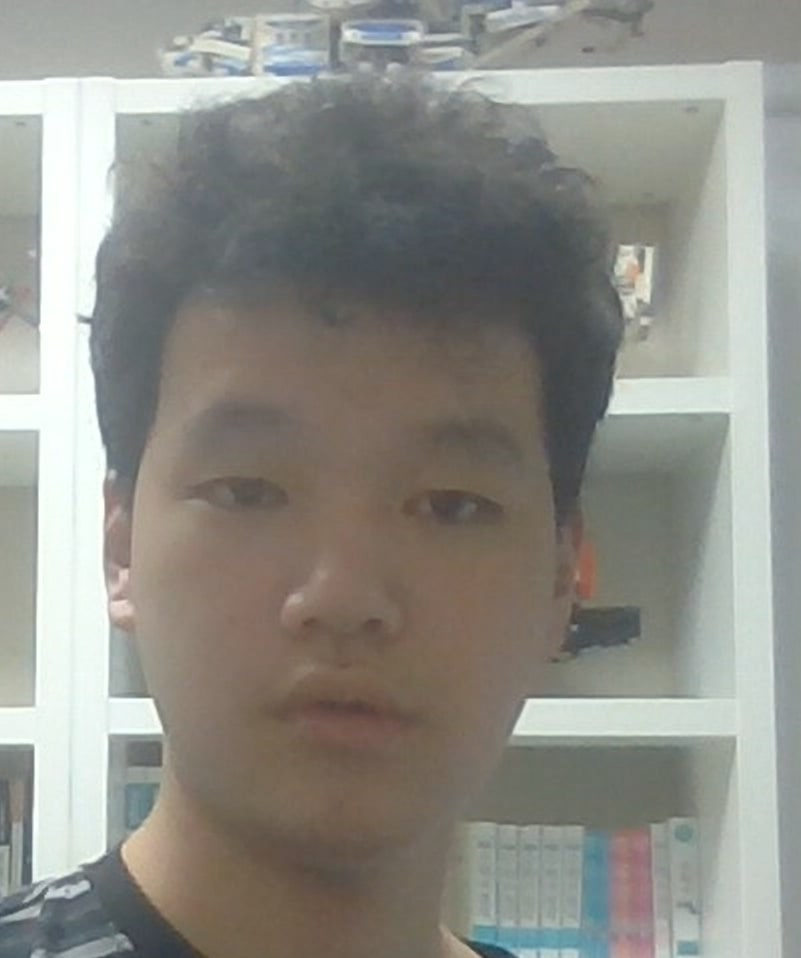
#> input picture target.jpg, 801 x 958 px, given in place of input.mp4, which was not available
$ python main_legacy_v2.py
#> lines starting #> are read from the running program, lines starting #| are printed output that depends on the picture; pictures that were not available may be replaced by others from this repository, and a replacement may not be noted
import cv2

# ==============================
# 얼굴 인식 모델 로드
# ==============================
face_cascade = cv2.CascadeClassifier(
    "haarcascade_frontalface_default.xml"
)

# ==============================
# 입력 / 출력 영상
# ==============================
input_video = "input.mp4"
output_video = "output_blur.mp4"

cap = cv2.VideoCapture(input_video)

width  = int(cap.get(cv2.CAP_PROP_FRAME_WIDTH))
height = int(cap.get(cv2.CAP_PROP_FRAME_HEIGHT))
fps    = cap.get(cv2.CAP_PROP_FPS)

fourcc = cv2.VideoWriter_fourcc(*"mp4v")
out = cv2.VideoWriter(output_video, fourcc, fps, (width, height))

# ==============================
# 🔥 [개선 1] 얼굴 캐시 (프레임 유지)
# ==============================
last_faces = []        # 이전 프레임에서 인식된 얼굴
FACE_MEMORY = 10       # 인식 실패해도 유지할 프레임 수
memory_counter = 0

while cap.isOpened():
    ret, frame = cap.read()
#> frame is the input picture: shape (958, 801, 3); mean B, G, R 135.2, 141.7, 142.2
    if not ret:
        break

    # ==============================
    # 🔥 [개선 2] 그레이스케일 + 히스토그램 평활화
    # → 어두운 환경에서 인식률 상승
    # ==============================
    gray = cv2.cvtColor(frame, cv2.COLOR_BGR2GRAY)
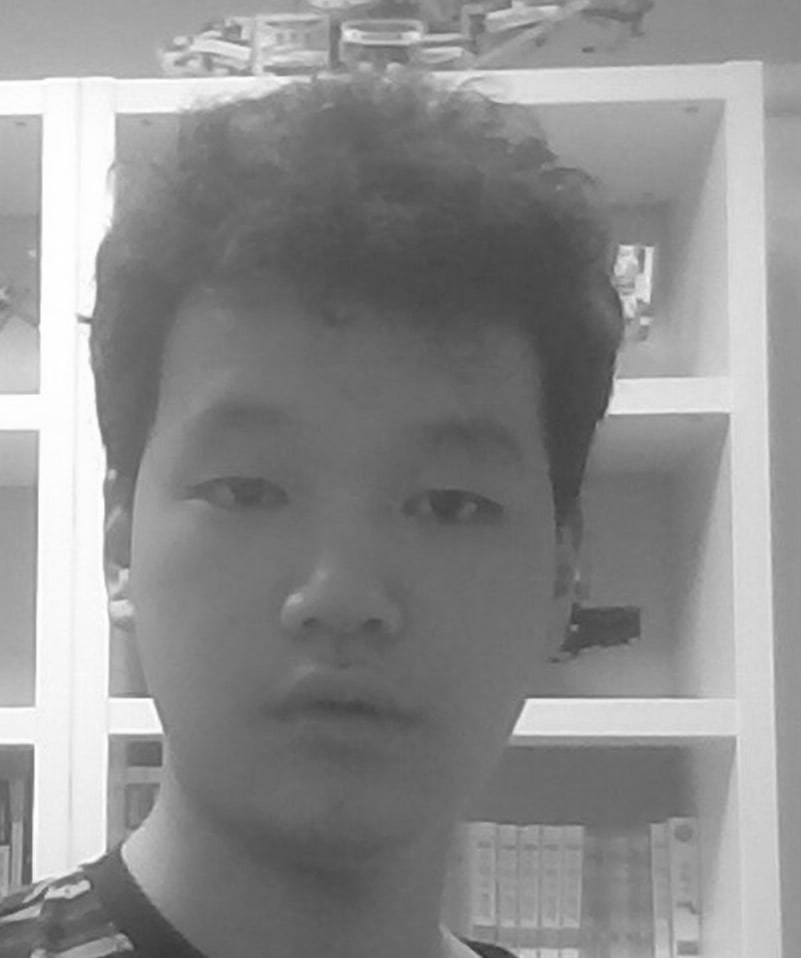
#> gray: shape (958, 801); min 50, max 255, mean 141.1
    gray = cv2.equalizeHist(gray)
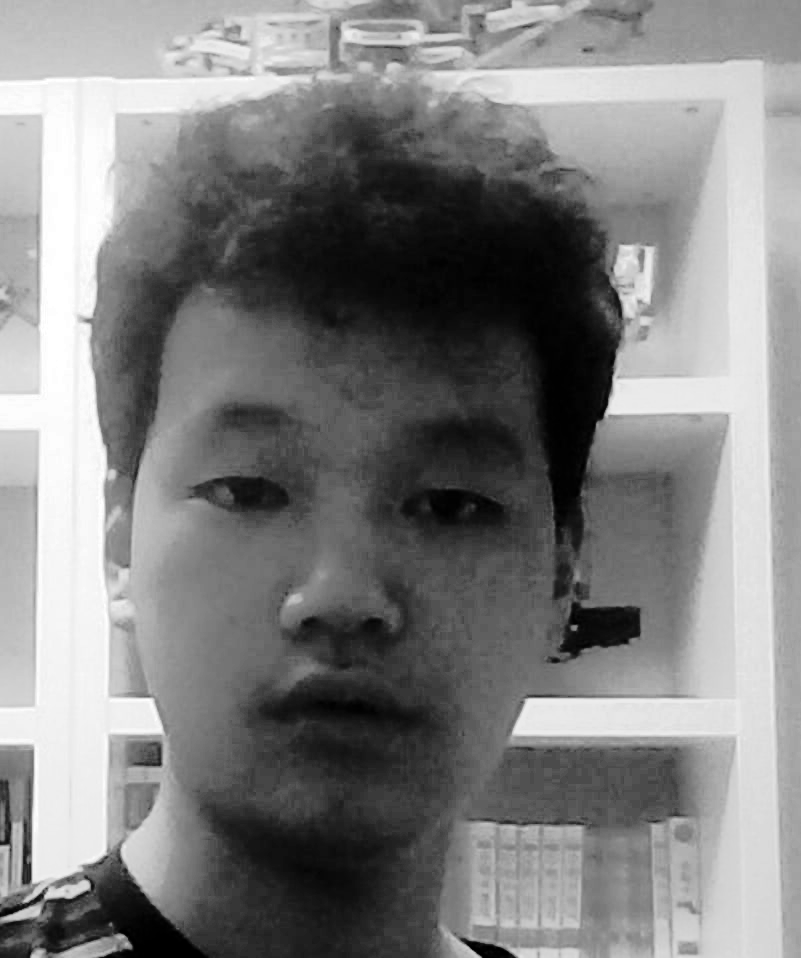
#> gray: shape (958, 801); min 0, max 255, mean 128.6

    # ==============================
    # 🔥 [개선 3] 얼굴 탐지 민감도 조정
    # ==============================
    faces = face_cascade.detectMultiScale(
        gray,
        scaleFactor=1.05,   # ⬇️ 더 촘촘하게 탐색
        minNeighbors=3,     # ⬇️ 판정 기준 완화
        minSize=(20, 20)    # ⬇️ 작은 얼굴 허용
    )
#> faces = [[83, 290, 518, 518]]

    # ==============================
    # 🔥 [개선 4] 탐지 실패 시 이전 얼굴 유지
    # ==============================
    if len(faces) > 0:
        last_faces = faces
#> last_faces = [[83, 290, 518, 518]]
        memory_counter = FACE_MEMORY
    else:
        if memory_counter > 0:
            faces = last_faces
            memory_counter -= 1

    # ==============================
    # 얼굴 블러 처리
    # ==============================
    for (x, y, w, h) in faces:

        # 🔥 [개선 5] 얼굴 영역 padding (30%)
        # → 고개 회전 / 흔들림 대응
        padding = int(0.3 * w)

        x1 = max(0, x - padding)
        y1 = max(0, y - padding)
        x2 = min(frame.shape[1], x + w + padding)
        y2 = min(frame.shape[0], y + h + padding)

        face = frame[y1:y2, x1:x2]

        # 블러 처리
        face_blur = cv2.GaussianBlur(face, (99, 99), 30)
        frame[y1:y2, x1:x2] = face_blur
#> this loop made 1 pass
#> (x, y, w, h, padding, x1, y1, x2) on pass 1: (83, 290, 518, 518, 155, 0, 135, 756)
#> pass 1, `face = frame[y1:y2, x1:x2]`:
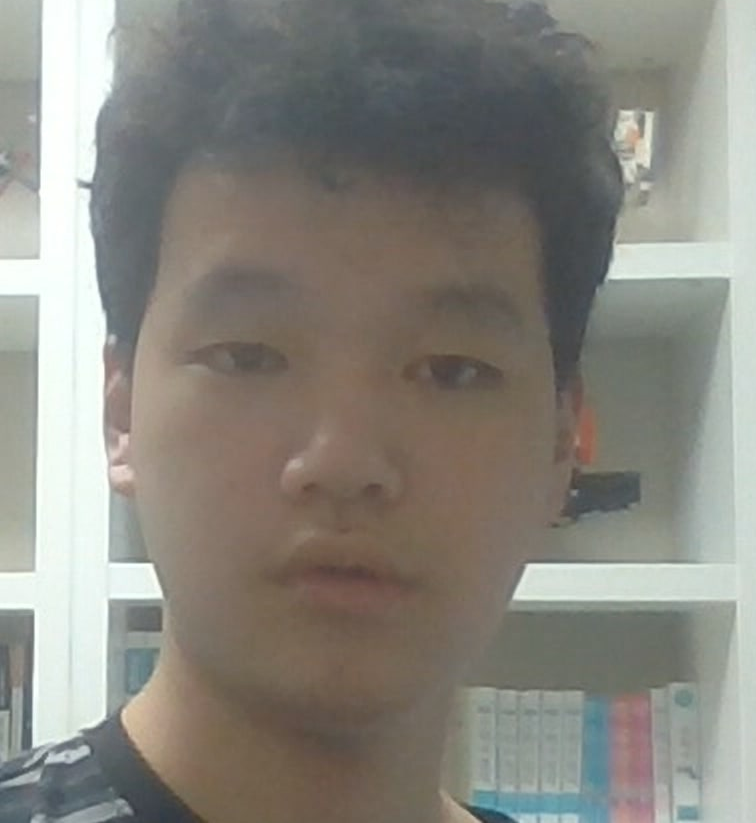
#> face: shape (823, 756, 3); mean B, G, R 127.2, 134.6, 136.6
#> pass 1, `face_blur = cv2.GaussianBlur(face, (99, 99), 30)`:
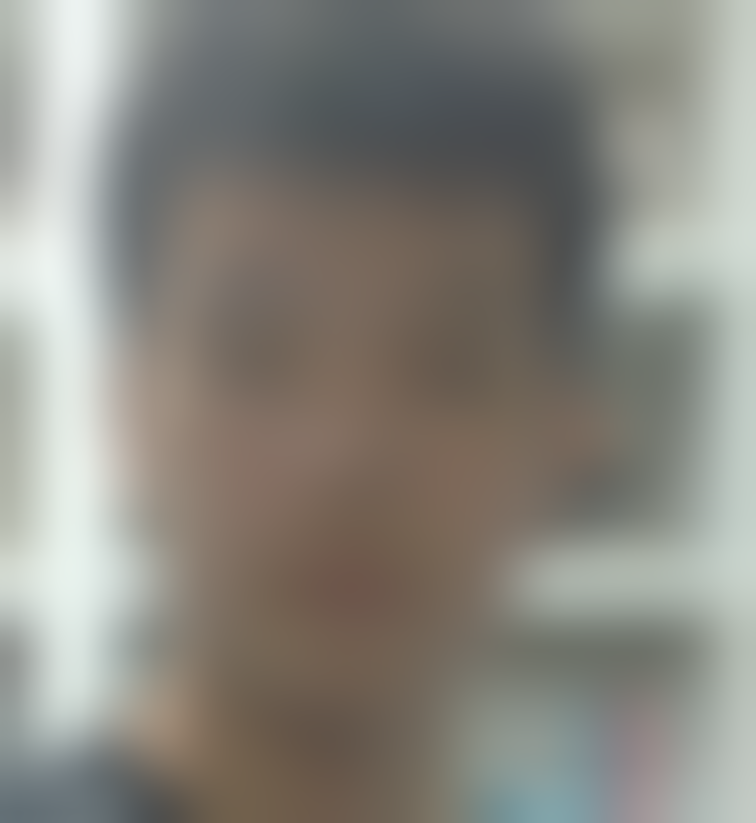
#> face_blur: shape (823, 756, 3); mean B, G, R 127.2, 134.6, 136.6
#> after the loop:
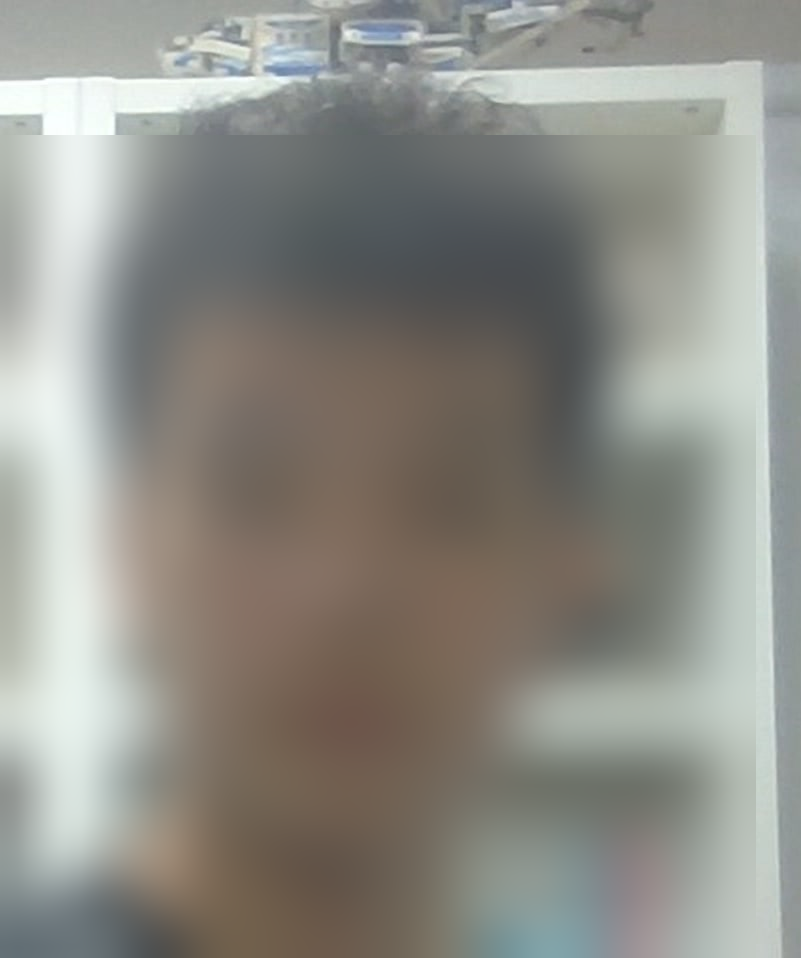
#> frame: shape (958, 801, 3); mean B, G, R 135.2, 141.7, 142.2

    out.write(frame)

cap.release()
out.release()

print("✅ 얼굴 블러 처리 완료:", output_video)
